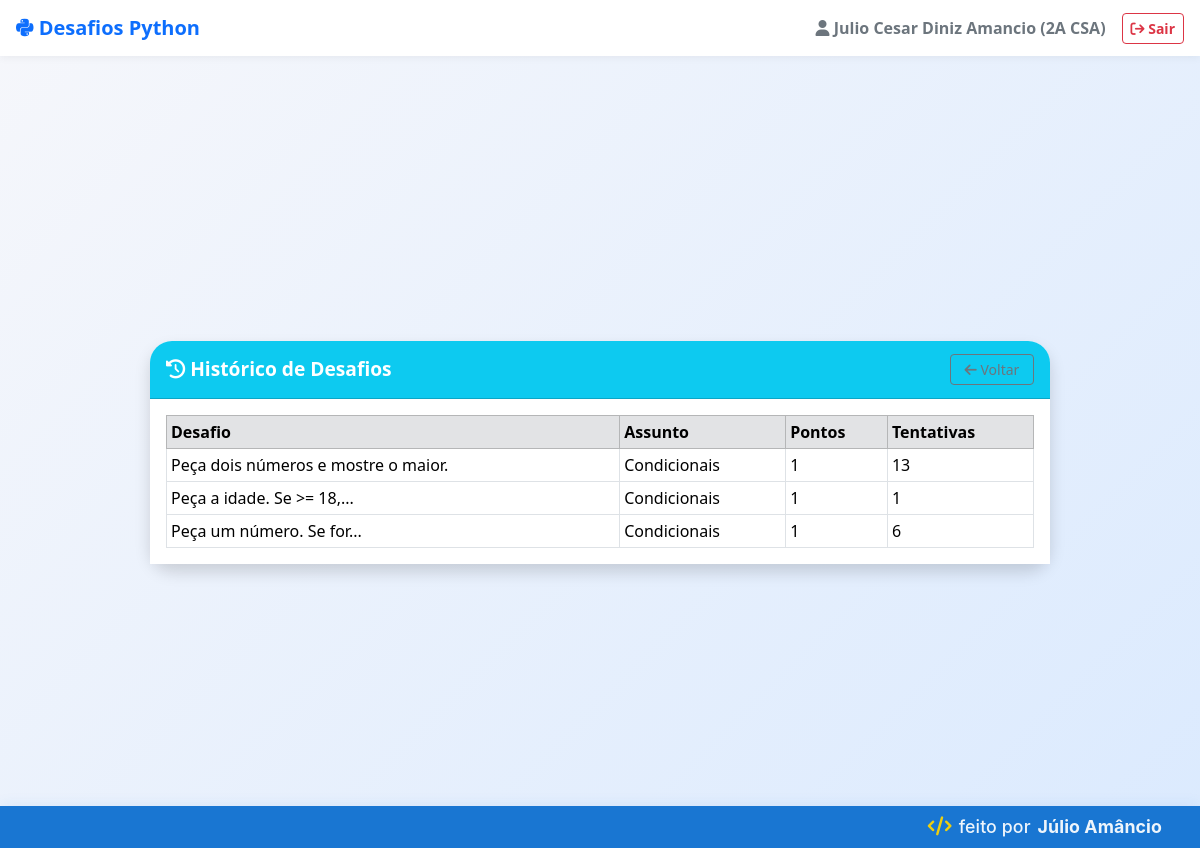
Page /historico (signed in) on the committed database.
### app.py (models this page shows)
class Aluno(UserMixin, db.Model):
    id = db.Column(db.Integer, primary_key=True)
    nome = db.Column(db.String(150), nullable=False)
    email = db.Column(db.String(120), unique=True, nullable=False)
    turma = db.Column(db.String(20), nullable=False)
    senha_hash = db.Column(db.String(200), nullable=False)

class Progresso(db.Model):
    id = db.Column(db.Integer, primary_key=True)
    aluno_id = db.Column(db.Integer, db.ForeignKey('aluno.id'), nullable=False)
    desafio_id = db.Column(db.String(50), nullable=False)
    tentativas = db.Column(db.Integer, default=0)
    nota = db.Column(db.Integer, default=0)
    last_code = db.Column(db.Text)

### app.py (the view)
@app.route("/historico")
@login_required
def historico():
    progresso = Progresso.query.filter_by(aluno_id=current_user.id).all()
    desafios = [(get_challenge_by_id(p.desafio_id), p) for p in progresso]
    return render_template("historico.html", desafios=desafios, aluno=current_user)

### app.py (called while the page is built)
@login_manager.user_loader
def load_user(user_id):
    return Aluno.query.get(int(user_id))

@app.before_request
def before_request():
    if current_user.is_authenticated:
        progresso = Progresso.query.filter_by(aluno_id=current_user.id).all()
        g.pontos = sum(p.nota for p in progresso)
        g.medalhas_ouro, g.medalhas_prata, g.medalhas_bronze = calcular_medalhas(current_user.id)
    else:
        g.pontos = 0
        g.medalhas_ouro, g.medalhas_prata, g.medalhas_bronze = 0, 0, 0

def calcular_medalhas(aluno_id):
    progresso = Progresso.query.filter_by(aluno_id=aluno_id).all()
    ouro = prata = bronze = 0
    for p in progresso:
        if p.nota > 0:
            if p.tentativas == 1:
                ouro += 1
            elif p.tentativas == 2:
                prata += 1
            else:
                bronze += 1
    return ouro, prata, bronze

### challenges.py (called while the page is built)
def get_challenge_by_id(ch_id):
    for desafios in CHALLENGES.values():
        for c in desafios:
            if c.get("id") == ch_id:
                return c
    return None

### templates/historico.html (shortened to what this page needs)
{% extends "base.html" %}
{% block content %}
<div class="container d-flex justify-content-center align-items-center" style="min-height:calc(100vh - 56px)">
    <div class="card main-card border-0 w-100 shadow position-relative">
        <div class="card-header bg-info text-white d-flex align-items-center justify-content-between">
            <span><i class="fa-solid fa-clock-rotate-left"></i> Histórico de Desafios</span>
            <a href="{{ url_for('select') }}" class="btn btn-outline-secondary btn-sm" style="min-width:84px;">
                <i class="fa-solid fa-arrow-left"></i> Voltar
            </a>
        </div>
        <div class="card-body bg-white">
            <div class="table-responsive">
                <table class="table table-sm table-bordered align-middle mb-0">
                    <thead class="table-secondary">
                        <tr>
                            <th>Desafio</th>
                            <th>Assunto</th>
                            <th>Pontos</th>
                            <th>Tentativas</th>
                        </tr>
                    </thead>
                    <tbody>
                        {% for desafio, progresso in desafios %}
                        <tr>
                            <td>{{ desafio.description|striptags|truncate(30) }}</td>
                            <td>{{ desafio.topic }}</td>
                            <td>{{ progresso.nota }}</td>
                            <td>{{ progresso.tentativas }}</td>
                        </tr>
                        {% endfor %}
                    </tbody>
                </table>
            </div>
        </div>
    </div>
</div>
{% endblock %}

### templates/base.html (shortened to what this page needs)
<!DOCTYPE html>
<html lang="pt-br">
<head>
    <link rel="stylesheet" href="https://cdn.jsdelivr.net/npm/bootstrap@5.3.2/dist/css/bootstrap.min.css">
    <link rel="stylesheet" href="https://cdnjs.cloudflare.com/ajax/libs/font-awesome/6.5.0/css/all.min.css">
</head>
<body>
    <nav class="navbar navbar-custom navbar-expand px-3">
        <a class="navbar-brand fw-bold text-primary" href="/select">
            <i class="fa-brands fa-python"></i> Desafios Python
        </a>
        <div class="ms-auto d-flex align-items-center gap-2">
            {% if current_user.is_authenticated %}
                <span class="fw-semibold text-secondary d-none d-md-inline">
                    <i class="fa-solid fa-user"></i> {{ current_user.nome }} ({{ current_user.turma }})
                </span>
                <a href="{{ url_for('logout') }}" class="btn btn-outline-danger btn-sm ms-2" title="Sair" style="font-weight:600;">
                    <i class="fa-solid fa-arrow-right-from-bracket"></i> Sair
                </a>
            {% endif %}
        </div>
    </nav>
    {% block content %}{% endblock %}
    <footer class="footer-julio">
        <div>
            <span class="footer-signature">
                <i class="fa-solid fa-code"></i> feito por <b>Júlio Amâncio</b>
            </span>
        </div>
    </footer>
</body>
</html>

### templates/base.html (style rules this page uses)
body { min-height: 100vh; background: linear-gradient(135deg, #f6f7fb 0%, #dbeafe 100%); position: relative; padding-bottom: 48px; }
.navbar-custom { min-height: 56px; box-shadow: 0 2px 8px 0 rgba(0,0,0,.05); background: #fff; }
.main-card { max-width: 900px; min-width: 350px; width: 100%; margin: 48px auto 0 auto; border-radius: 22px; box-shadow: 0 8px 36px rgba(0,0,0,0.08); }
.card-header { border-radius: 22px 22px 0 0 !important; font-size: 1.20rem; font-weight: 600; min-height: 58px; }
.footer-julio { position: fixed; left: 0; bottom: 0; width: 100vw; background: #1976d2; color: #fff; text-align: right; padding: 0 38px 0 0; height: 42px; display: flex; align-items: center; justify-content: flex-end; font-size: 1.11rem; z-index: 99; box-shadow: 0 -3px 12px #1976d211; letter-spacing: 0.1px; }
.footer-signature { font-weight: 500; font-family: 'Fira Sans', 'Inter', Arial, sans-serif; opacity: .93; display: flex; align-items: center; gap: 7px; }
.footer-signature .fa-code { color: #ffd600; font-size: 1.19rem; margin-bottom: 1.5px; }

### rows in the picture
Aluno: nome "Julio Cesar Diniz Amancio", turma "2A CSA"
Progresso: description "Peça dois números e mostre o maior.", topic "Condicionais", nota "1", tentativas "13"
Progresso: description "Peça a idade. Se >= 18,...", topic "Condicionais", nota "1", tentativas "1"
Progresso: description "Peça um número. Se for...", topic "Condicionais", nota "1", tentativas "6"
